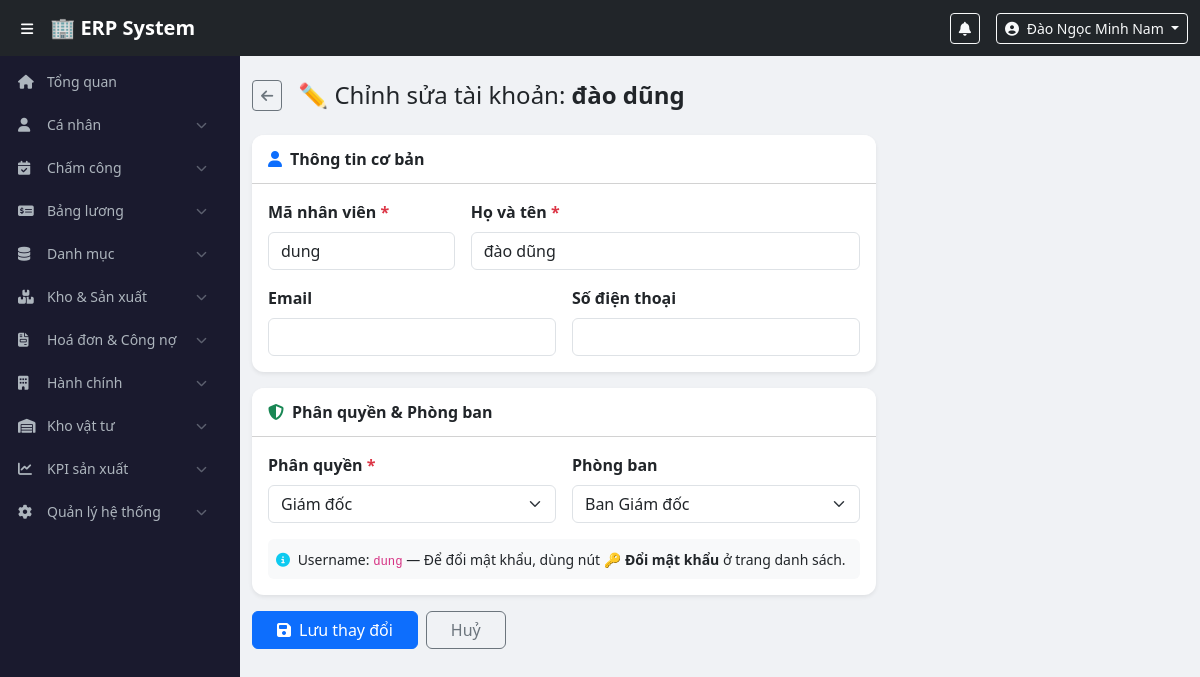
Screenshot of /modules/users/edit.php?id=18 (signed in) with the database file from the repository.
### tables this page shows
CREATE TABLE `users` (
  `id` int(11) NOT NULL,
  `employee_code` varchar(20) NOT NULL,
  `full_name` varchar(100) NOT NULL,
  `username` varchar(50) NOT NULL,
  `password_hash` varchar(255) NOT NULL,
  `email` varchar(100) DEFAULT NULL,
  `phone` varchar(20) DEFAULT NULL,
  `role_id` int(11) NOT NULL,
  `department_id` int(11) DEFAULT NULL,
  `is_active` tinyint(1) DEFAULT 1,
  `created_at` timestamp NOT NULL DEFAULT current_timestamp()
);

CREATE TABLE `roles` (
  `id` int(11) NOT NULL,
  `name` varchar(50) NOT NULL,
  `display_name` varchar(100) NOT NULL
);

CREATE TABLE `departments` (
  `id` int(11) NOT NULL,
  `name` varchar(100) NOT NULL,
  `created_at` timestamp NOT NULL DEFAULT current_timestamp()
);

### modules/users/edit.php (the view, shortened to what this page needs)
<?php
$pdo    = getDBConnection();
$id     = (int)($_GET['id'] ?? 0);
$stmt = $pdo->prepare("SELECT u.*, r.name as role FROM users u JOIN roles r ON u.role_id = r.id WHERE u.id = ?");
$stmt->execute([$id]);
$editUser = $stmt->fetch();
$roles = $pdo->query("SELECT * FROM roles ORDER BY id")->fetchAll();
$depts = $pdo->query("SELECT * FROM departments ORDER BY name")->fetchAll();
include $_SERVER['DOCUMENT_ROOT'] . '/erp/includes/header.php';
include $_SERVER['DOCUMENT_ROOT'] . '/erp/includes/sidebar.php';
?>
<div class="main-content">
<div class="container-fluid py-4">
    <div class="d-flex align-items-center gap-3 mb-4">
        <a href="/erp/modules/users/index.php" class="btn btn-outline-secondary btn-sm">
            <i class="fas fa-arrow-left"></i>
        </a>
        <h4 class="mb-0">✏️ Chỉnh sửa tài khoản: <strong><?= htmlspecialchars($editUser['full_name']) ?></strong></h4>
    </div>
    <div class="col-lg-8">
        <form method="POST">
            <div class="card border-0 shadow-sm mb-3">
                <div class="card-header bg-white fw-bold"><i class="fas fa-user me-2 text-primary"></i>Thông tin cơ bản</div>
                <div class="card-body">
                    <div class="row g-3">
                        <div class="col-md-4">
                            <label class="form-label fw-semibold">Mã nhân viên <span class="text-danger">*</span></label>
                            <input type="text" name="employee_code" class="form-control"
                                   value="<?= htmlspecialchars($_POST['employee_code'] ?? $editUser['employee_code']) ?>" required>
                        </div>
                        <div class="col-md-8">
                            <label class="form-label fw-semibold">Họ và tên <span class="text-danger">*</span></label>
                            <input type="text" name="full_name" class="form-control"
                                   value="<?= htmlspecialchars($_POST['full_name'] ?? $editUser['full_name']) ?>" required>
                        </div>
                        <div class="col-md-6">
                            <label class="form-label fw-semibold">Email</label>
                            <input type="email" name="email" class="form-control"
                                   value="<?= htmlspecialchars($_POST['email'] ?? $editUser['email'] ?? '') ?>">
                        </div>
                        <div class="col-md-6">
                            <label class="form-label fw-semibold">Số điện thoại</label>
                            <input type="text" name="phone" class="form-control"
                                   value="<?= htmlspecialchars($_POST['phone'] ?? $editUser['phone'] ?? '') ?>">
                        </div>
                    </div>
                </div>
            </div>
            <div class="card border-0 shadow-sm mb-3">
                <div class="card-header bg-white fw-bold"><i class="fas fa-shield-alt me-2 text-success"></i>Phân quyền & Phòng ban</div>
                <div class="card-body">
                    <div class="row g-3">
                        <div class="col-md-6">
                            <label class="form-label fw-semibold">Phân quyền <span class="text-danger">*</span></label>
                            <select name="role_id" class="form-select" required>
                                <?php foreach ($roles as $r): ?>
                                <option value="<?= $r['id'] ?>"
                                    <?= (($_POST['role_id'] ?? $editUser['role_id']) == $r['id']) ? 'selected' : '' ?>>
                                    <?= htmlspecialchars($r['display_name']) ?>
                                </option>
                                <?php endforeach; ?>
                            </select>
                        </div>
                        <div class="col-md-6">
                            <label class="form-label fw-semibold">Phòng ban</label>
                            <select name="department_id" class="form-select">
                                <?php foreach ($depts as $d): ?>
                                <option value="<?= $d['id'] ?>"
                                    <?= (($_POST['department_id'] ?? $editUser['department_id']) == $d['id']) ? 'selected' : '' ?>>
                                    <?= htmlspecialchars($d['name']) ?>
                                </option>
                                <?php endforeach; ?>
                            </select>
                        </div>
                    </div>
                    <div class="mt-3 p-2 bg-light rounded">
                        <small><i class="fas fa-info-circle text-info me-1"></i>
                        Username: <code><?= htmlspecialchars($editUser['username']) ?></code>
                        — Để đổi mật khẩu, dùng nút <strong>🔑 Đổi mật khẩu</strong> ở trang danh sách.</small>
                    </div>
                </div>
            </div>
            <div class="d-flex gap-2">
                <button type="submit" class="btn btn-primary px-4"><i class="fas fa-save me-2"></i>Lưu thay đổi</button>
                <a href="/erp/modules/users/index.php" class="btn btn-outline-secondary px-4">Huỷ</a>
            </div>
        </form>
    </div>
</div>
</div>
<?php include $_SERVER['DOCUMENT_ROOT'] . '/erp/includes/footer.php'; ?>

### assets/css/style.css (style rules this page uses)
body { padding-top: 56px; background: #f0f2f5; font-family: 'Segoe UI', sans-serif; }
.main-content { margin-left: 240px; transition: margin-left 0.3s; min-height: calc(100vh - 56px); }
.card { border-radius: 12px !important; }
.card-header { border-radius: 12px 12px 0 0 !important; padding: 12px 16px; }

### rows the page displays
users: full_name "đào dũng", employee_code "dung", role_id "Giám đốc", department_id "Ban Giám đốc", username "dung"

### other values shown
$user['full_name'] "Đào Ngọc Minh Nam"
